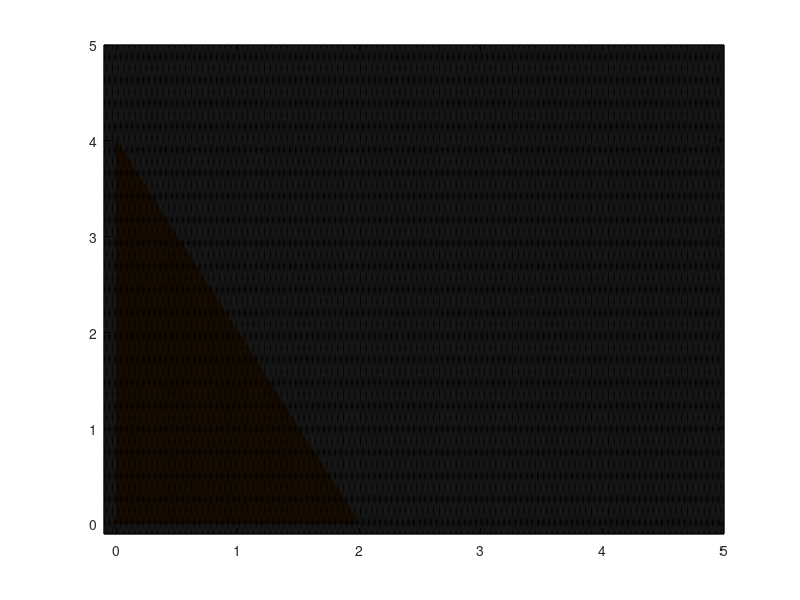

The MATLAB source for this figure: (Note: this script raises an error after producing the figure.)
% close all;
% clear;
% clc;
% 
% type = "max";
% 
% 
% c = [3, 4, 0, 0, 0];
% A = [4, 3, 1, 0, 0; 4, 1, 0, 1, 0; 4, 2, 0, 0, 1];
% h = [12; 8; 8];
% 
% sign = [-1, -1, -1];
% 
% [z,x_B,index_B] = simplex(type,A,h,c,sign);
% 

% Plot 
x = -0.1:0.01:5;  % Adjusted starting point
y = -0.1:0.01:5;  % Adjusted starting point
 
figure;

% Create a meshgrid for x and y
[X, Y] = meshgrid(x, y);

% Define the inequality conditions
ineq = (X >= 0) & (Y >= 0) & (Y <= 8 - 4.*X) & (Y <= 4 - 2.*X) & ((Y <= 12 - 4.*X)./3);
 
% Convert the logical array to double
ineq = double(ineq);
ineq(ineq == 0) = NaN;

% Create a pseudocolor plot (pcolor) to visualize the solutions with a combination of blue and cyan
plot_handle = pcolor(X, Y, double(ineq));
colormap([1 0.5 0]); 

% Remove edges for a cleaner plot
plot_handle.EdgeColor = 'none';

% Add a title to the plot
title('Feasible Region for Exercise 3');

% Set the x and y axis labels
xlabel('X-axis');
ylabel('Y-axis');

% Highlight specific points on the graph
hold on;
scatter(0, 4, 'ro', 'filled', 'DisplayName', 'Point (0, 4)'); % Point at x = 0, y = 4
scatter(2, 0, 'go', 'filled', 'DisplayName', 'Point (2, 0)'); % Point at x = 2, y = 0
hold off;


% Set the HandleVisibility property of the plot to 'off' to hide it in the legend
set(plot_handle, 'HandleVisibility', 'off');

% Add legend to the right
legend('Location', 'eastoutside');
